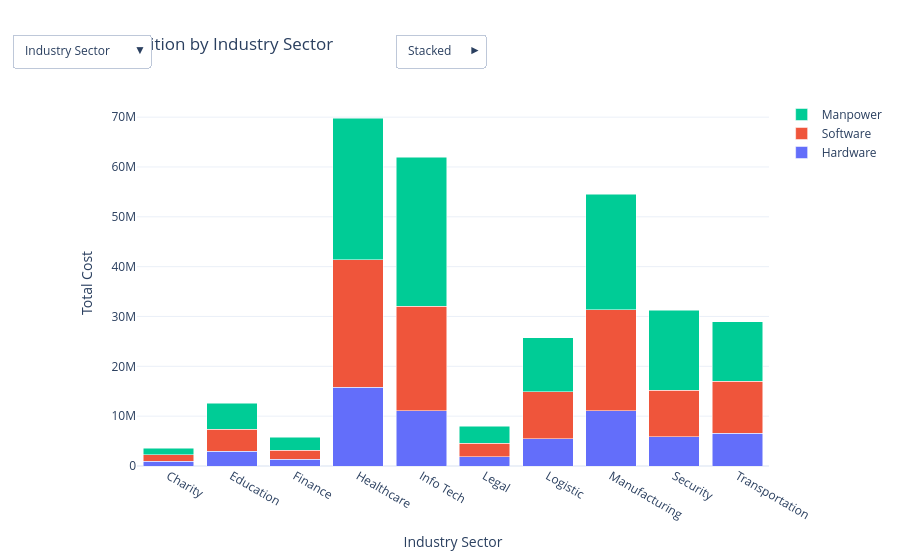

This figure's notebook cell:
### Code cell
import plotly.graph_objects as go
import pandas as pd
segmentations = {
    "Industry Sector": "SECTOR",
    "Client Type": "TYPE",
    "Organisation Size": "STAFF STRENGTH",
    "Country": "COUNTRY"
}

aggregated = {}

for label, col in segmentations.items():

    grouped = (
        df_merged
        .groupby(col)[["HARDWARE", "SOFTWARE", "MANPOWER"]]
        .sum()
        .reset_index()
    )

    aggregated[label] = grouped
default = "Industry Sector"

data = aggregated[default]

fig = go.Figure()

fig.add_trace(
    go.Bar(
        x=data["SECTOR"],
        y=data["HARDWARE"],
        name="Hardware"
    )
)

fig.add_trace(
    go.Bar(
        x=data["SECTOR"],
        y=data["SOFTWARE"],
        name="Software"
    )
)

fig.add_trace(
    go.Bar(
        x=data["SECTOR"],
        y=data["MANPOWER"],
        name="Manpower"
    )
)
buttons = []

for label, column in segmentations.items():

    temp = aggregated[label]

    buttons.append(

        dict(

            label=label,

            method="update",

            args=[

                {
                    "x":[
                        temp[column],
                        temp[column],
                        temp[column]
                    ],

                    "y":[
                        temp["HARDWARE"],
                        temp["SOFTWARE"],
                        temp["MANPOWER"]
                    ]

                },

                {
                    "title":f"Cost Composition by {label}",
                    "xaxis":{"title":label}
                }

            ]

        )

    )
mode_buttons = [

    dict(

        label="Stacked",

        method="relayout",

        args=[{"barmode":"stack"}]

    ),

    dict(

        label="Grouped",

        method="relayout",

        args=[{"barmode":"group"}]

    )

]
fig.update_layout(

    title="Cost Composition by Industry Sector",

    xaxis_title="Industry Sector",

    yaxis_title="Total Cost",

    barmode="stack",

    template="plotly_white",

    updatemenus=[

        dict(

            buttons=buttons,

            direction="down",

            x=0.02,

            y=1.18,

            showactive=True

        ),

        dict(

            buttons=mode_buttons,

            direction="right",

            x=0.55,

            y=1.18,

            showactive=True

        )

    ]

)

fig.show()

### Figure 1 — Plotly figure (JSON) as saved in the notebook; plotly's stock layout.template omitted (floating-point values rounded to 4 significant figures)
{"data": [{"name": "Hardware", "type": "bar", "x": ["Charity", "Education", "Finance", "Healthcare", "Info Tech", "Legal", "Logistic", "Manufacturing", "Security", "Transportation"], "y": [948710, 2986644, 1329678, 15777648, 11095611, 1815336, 5438583, 11055409, 5862230, 6594022]}, {"name": "Software", "type": "bar", "x": ["Charity", "Education", "Finance", "Healthcare", "Info Tech", "Legal", "Logistic", "Manufacturing", "Security", "Transportation"], "y": [1298418, 4379334, 1867257, 25619184, 20930245, 2701650, 9451964, 20288844, 9371552, 10415059]}, {"name": "Manpower", "type": "bar", "x": ["Charity", "Education", "Finance", "Healthcare", "Info Tech", "Legal", "Logistic", "Manufacturing", "Security", "Transportation"], "y": [1315162, 5231045, 2572992, 28370597, 29971264, 3459804, 10863882, 23212427, 15997770, 11888156]}], "layout": {"barmode": "stack", "title": {"text": "Cost Composition by Industry Sector"}, "updatemenus": [{"buttons": [{"args": [{"x": [["Charity", "Education", "Finance", "Healthcare", "Info Tech", "Legal", "Logistic", "Manufacturing", "Security", "Transportation"], ["Charity", "Education", "Finance", "Healthcare", "Info Tech", "Legal", "Logistic", "Manufacturing", "Security", "Transportation"], ["Charity", "Education", "Finance", "Healthcare", "Info Tech", "Legal", "Logistic", "Manufacturing", "Security", "Transportation"]], "y": [[948710, 2986644, 1329678, 15777648, 11095611, 1815336, 5438583, 11055409, 5862230, 6594022], [1298418, 4379334, 1867257, 25619184, 20930245, 2701650, 9451964, 20288844, 9371552, 10415059], [1315162, 5231045, 2572992, 28370597, 29971264, 3459804, 10863882, 23212427, 15997770, 11888156]]}, {"title": "Cost Composition by Industry Sector", "xaxis": {"title": "Industry Sector"}}], "label": "Industry Sector", "method": "update"}, {"args": [{"x": [["Govt", "NPO", "Private"], ["Govt", "NPO", "Private"], ["Govt", "NPO", "Private"]], "y": [[13138238, 1208491, 48557142], [18706333, 1673206, 85943968], [30170920, 1673679, 101038500]]}, {"title": "Cost Composition by Client Type", "xaxis": {"title": "Client Type"}}], "label": "Client Type", "method": "update"}, {"args": [{"x": [["1 ~ 49", "50 ~ 200", "> 200"], ["1 ~ 49", "50 ~ 200", "> 200"], ["1 ~ 49", "50 ~ 200", "> 200"]], "y": [[8335588, 31296991, 23271292], [12438365, 51501619, 42383523], [11567250, 53791917, 67523932]]}, {"title": "Cost Composition by Organisation Size", "xaxis": {"title": "Organisation Size"}}], "label": "Organisation Size", "method": "update"}, {"args": [{"x": [["China", "India", "Indonesia", "Malaysia", "Malaysian", "Philippines", "Singapore"], ["China", "India", "Indonesia", "Malaysia", "Malaysian", "Philippines", "Singapore"], ["China", "India", "Indonesia", "Malaysia", "Malaysian", "Philippines", "Singapore"]], "y": [[862155, 677292, 1342046, 7603885, 17127, 937358, 51464008], [1907545, 1480388, 2485947, 16959310, 35088, 2016912, 81438317], [3155469, 2333156, 3973912, 26884056, 52215, 3072916, 93411375]]}, {"title": "Cost Composition by Country", "xaxis": {"title": "Country"}}], "label": "Country", "method": "update"}], "direction": "down", "showactive": true, "x": 0.02, "y": 1.18}, {"buttons": [{"args": [{"barmode": "stack"}], "label": "Stacked", "method": "relayout"}, {"args": [{"barmode": "group"}], "label": "Grouped", "method": "relayout"}], "direction": "right", "showactive": true, "x": 0.55, "y": 1.18}], "xaxis": {"title": {"text": "Industry Sector"}}, "yaxis": {"title": {"text": "Total Cost"}}}}
